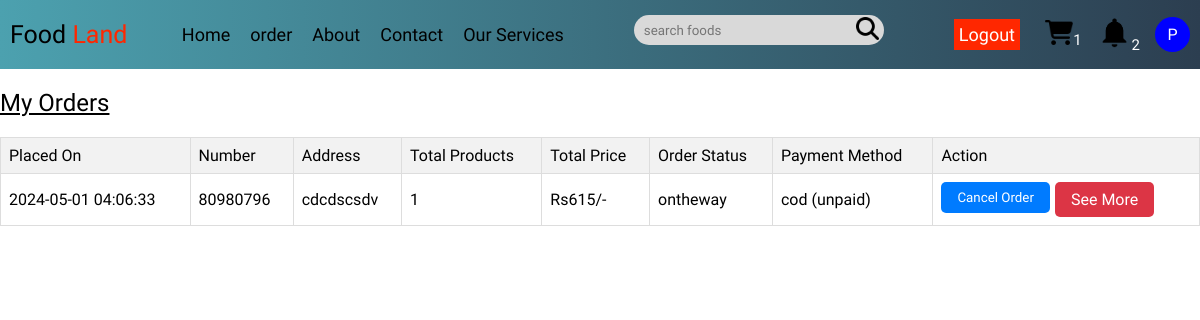
Page /pages/orders.php (signed in) on the earlier database version.
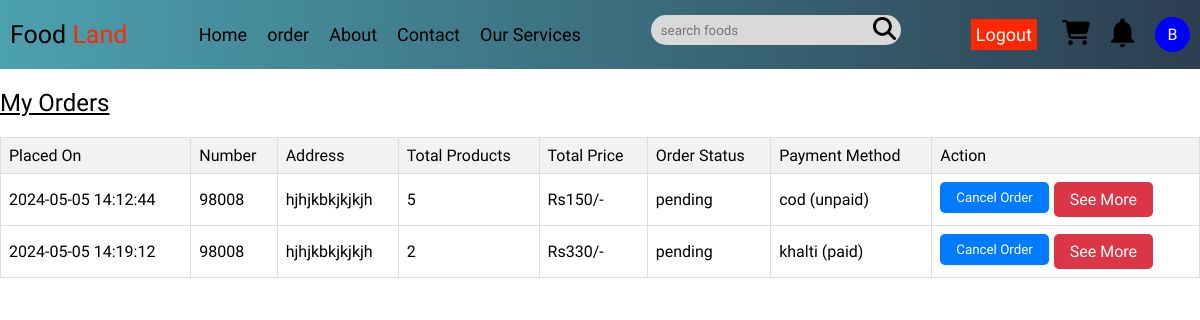
Same page on the later database version.
### tables this page shows
CREATE TABLE `orderss` (
  `id` varchar(100) NOT NULL DEFAULT uuid(),
  `orderStatus` enum('pending','confirm','ontheway','delivered','preparation','returned') DEFAULT 'pending',
  `amount` int(11) DEFAULT NULL,
  `userId` varchar(100) DEFAULT NULL,
  `paymentId` varchar(100) DEFAULT NULL,
  `createdAt` timestamp NOT NULL DEFAULT current_timestamp() ON UPDATE current_timestamp(),
  `quantity` int(11) DEFAULT NULL,
  `shippingAddress` varchar(255) DEFAULT NULL,
  `phoneNumber` varchar(10) DEFAULT NULL
);

CREATE TABLE `paymentdetails` (
  `id` varchar(100) NOT NULL DEFAULT uuid(),
  `paymentMethod` enum('khalti','cod','esewa') DEFAULT 'cod',
  `paymentStatus` enum('paid','unpaid','refund') DEFAULT 'unpaid',
  `pidx` varchar(255) DEFAULT NULL
);

### pages/orders.php (the view, shortened to what the changed rows need)
<?php
include('../components/fetchdata.php');
?>
<!DOCTYPE html>
<html lang="en">
<head>
   <link rel="stylesheet" href="https://cdnjs.cloudflare.com/ajax/libs/font-awesome/6.1.1/css/all.min.css">
</head>
<body>
   <?php include '../components/navbar.php' ?>
<div style="max-width:1280px;margin:0 auto;">
   <?php
   $select_orders_query = "SELECT * FROM `orderss`";
   $select_orders_result = mysqli_query($conn, $select_orders_query);
   if (mysqli_num_rows($select_orders_result) === 0) {
   ?>
      <div style="text-align:center;text-decoration:underline;margin-top:100px;">
         <h1>No orders yet</h1>
      </div>
   <?php
   } else {
   ?>
      <section class="orders">
         <h1 class="heading" style="margin:20px 0;text-decoration:underline" >My Orders</h1>
         <div class="table-responsive">
            <table class="order-table">
               <thead>
                  <tr>
                     <th>Placed On</th>
                     <th>Number</th>
                     <th>Address</th>
                     <th>Total Products</th>
                     <th>Total Price</th>
                     <th>Order Status</th>
                     <th>Payment Method</th>
                     <th>Action</th>
                  </tr>
               </thead>
               <tbody>
                  <?php
                  while ($fetch_orders = mysqli_fetch_assoc($select_orders_result)) {
                     $sql = mysqli_query($conn, "SELECT * FROM `paymentdetails` WHERE id='" . $fetch_orders['paymentId'] . "'");
                     $data = mysqli_fetch_assoc($sql);
                  ?>
                     <tr>
                        <td><?= $fetch_orders['createdAt']; ?></td>
                        <td><?= $fetch_orders['phoneNumber']; ?></td>
                        <td><?= $fetch_orders['shippingAddress']; ?></td>
                        <td><?= $fetch_orders['quantity']; ?></td>
                        <td>Rs<?= $fetch_orders['amount']; ?>/-</td>
                        <td><?= $fetch_orders['orderStatus']; ?></td>
                        <td><?= $data['paymentMethod']; ?> (<?= $data['paymentStatus']; ?>)</td>
                        <td>
                           <div style="display:flex;">
                              <form action="" method="POST" style="margin-right:5px;">
                                 <input type="submit" value="Cancel Order" class="btn" name="update_orderStatus">
                              </form>
                              <a href="./singleorder.php?orderId=<?= $fetch_orders['id']; ?>" class="delete-btn">See More</a>
                           </div>
                        </td>
                     </tr>
                  <?php
                  }
                  ?>
               </tbody>
            </table>
         </div>
      </section>
   <?php
   }
   ?>
</div>
</body>
</html>

### components/navbar.php (shortened to what the changed rows need)
<!DOCTYPE html>
<html lang="en">
<head>
</head>
<body>
    <?php
    require('../components/fetchdata.php');
    ?>
    <div style="display: flex; margin:0 auto;background: linear-gradient(90deg, #4ca1af, #2c3e50);">
        <nav>
            <div class="right_nav">
                <ul class='user'>
                    <li>
                <?php
    if(!isset($userId)){
        echo '<a href="../pages/cart.php"><img src="../assets/cart.png" alt="cart_icon" style="height:25px;" id="toggle_cart"></a>';
    } else {
        echo '<a href="../pages/cart.php"><img src="../assets/cart.png" alt="cart_icon" style="height:25px;" id="toggle_cart"></a>';
        $sql = mysqli_query($conn, "select * from `carts` where userid='$userId'");
$row_count = mysqli_num_rows($sql);
if ($row_count > 0) {
    echo "<span style='color:white;font-size:15px;'>$row_count</span>";
} else {
    echo "";
}
    }
?>  </li>
         <li>
            <?php
              if(isset($userId)){
              echo' <a href="../pages/notification.php"><img src="../assets/notification.png" alt="" style="height:35px"></a>';
              $sql=mysqli_query($conn,"SELECT * from `notifications` Where userId='$userId'");
$row_count = mysqli_num_rows($sql);
if ($row_count > 0) {
    echo "<span style='color:white;font-size:15px;'>$row_count</span>";
} else {
    echo "";
}
              }
          ?>
        </li>
                    <?php if (isset($userName)) : ?>
                        <li id="profile">
                            <a href="../pages/profile.php">
                                <?php
                                $firstLetter = strtoupper(substr($userName, 0, 1));
                                ?>
                                <div style='width: 35px; height: 35px; border-radius: 50%; background-color: blue; color: white; display: flex; justify-content: center; align-items: center;'>
                                    <?php echo $firstLetter; ?>
                                </div>
                            </a>
                        </li>
                    <?php endif; ?>
                </ul>
            </div>
        </nav>
    </div>
</body>

Differences in the rows shown:
removed orderss: createdAt "2024-05-01 04:06:33", phoneNumber "80980796", shippingAddress "cdcdscsdv", quantity "1", amount "615", orderStatus "ontheway", paymentId.paymentMethod "cod", paymentId.paymentStatus "unpaid"
added orderss: createdAt "2024-05-05 14:12:44", phoneNumber "98008", shippingAddress "hjhjkbkjkjkjh", quantity "5", amount "150", orderStatus "pending", paymentId.paymentMethod "cod", paymentId.paymentStatus "unpaid"
added orderss: createdAt "2024-05-05 14:19:12", phoneNumber "98008", shippingAddress "hjhjkbkjkjkjh", quantity "2", amount "330", orderStatus "pending", paymentId.paymentMethod "khalti", paymentId.paymentStatus "paid"
Other differences:
$firstLetter: "P" → "B"
$row_count: "1" → (not shown)
$row_count: "2" → (not shown)
